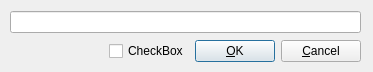
<?xml version="1.0" encoding="UTF-8"?>
<ui version="4.0">
 <class>LineEditDialog</class>
 <widget class="QDialog" name="LineEditDialog">
  <property name="geometry">
   <rect>
    <x>0</x>
    <y>0</y>
    <width>373</width>
    <height>72</height>
   </rect>
  </property>
  <property name="windowTitle">
   <string>Dialog</string>
  </property>
  <property name="windowIcon">
   <iconset resource="../../resource.qrc">
    <normaloff>:/icons/images/ui-combo-box-edit.png</normaloff>:/icons/images/ui-combo-box-edit.png</iconset>
  </property>
  <widget class="QWidget" name="layoutWidget">
   <property name="geometry">
    <rect>
     <x>10</x>
     <y>10</y>
     <width>351</width>
     <height>53</height>
    </rect>
   </property>
   <layout class="QVBoxLayout" name="verticalLayout">
    <item>
     <widget class="QLineEdit" name="textEdit"/>
    </item>
    <item>
     <layout class="QHBoxLayout" name="horizontalLayout">
      <item>
       <spacer name="horizontalSpacer">
        <property name="orientation">
         <enum>Qt::Horizontal</enum>
        </property>
        <property name="sizeHint" stdset="0">
         <size>
          <width>40</width>
          <height>20</height>
         </size>
        </property>
       </spacer>
      </item>
      <item>
       <widget class="QCheckBox" name="checkBox">
        <property name="text">
         <string>CheckBox</string>
        </property>
       </widget>
      </item>
      <item>
       <widget class="QPushButton" name="buttonOk">
        <property name="text">
         <string>&amp;OK</string>
        </property>
        <property name="default">
         <bool>true</bool>
        </property>
       </widget>
      </item>
      <item>
       <widget class="QPushButton" name="buttonCancel">
        <property name="text">
         <string>&amp;Cancel</string>
        </property>
       </widget>
      </item>
     </layout>
    </item>
   </layout>
  </widget>
 </widget>
 <resources>
  <include location="../../resource.qrc"/>
 </resources>
 <connections>
  <connection>
   <sender>buttonOk</sender>
   <signal>clicked()</signal>
   <receiver>LineEditDialog</receiver>
   <slot>accept()</slot>
   <hints>
    <hint type="sourcelabel">
     <x>243</x>
     <y>49</y>
    </hint>
    <hint type="destinationlabel">
     <x>150</x>
     <y>57</y>
    </hint>
   </hints>
  </connection>
  <connection>
   <sender>buttonCancel</sender>
   <signal>clicked()</signal>
   <receiver>LineEditDialog</receiver>
   <slot>close()</slot>
   <hints>
    <hint type="sourcelabel">
     <x>320</x>
     <y>51</y>
    </hint>
    <hint type="destinationlabel">
     <x>150</x>
     <y>41</y>
    </hint>
   </hints>
  </connection>
 </connections>
</ui>
